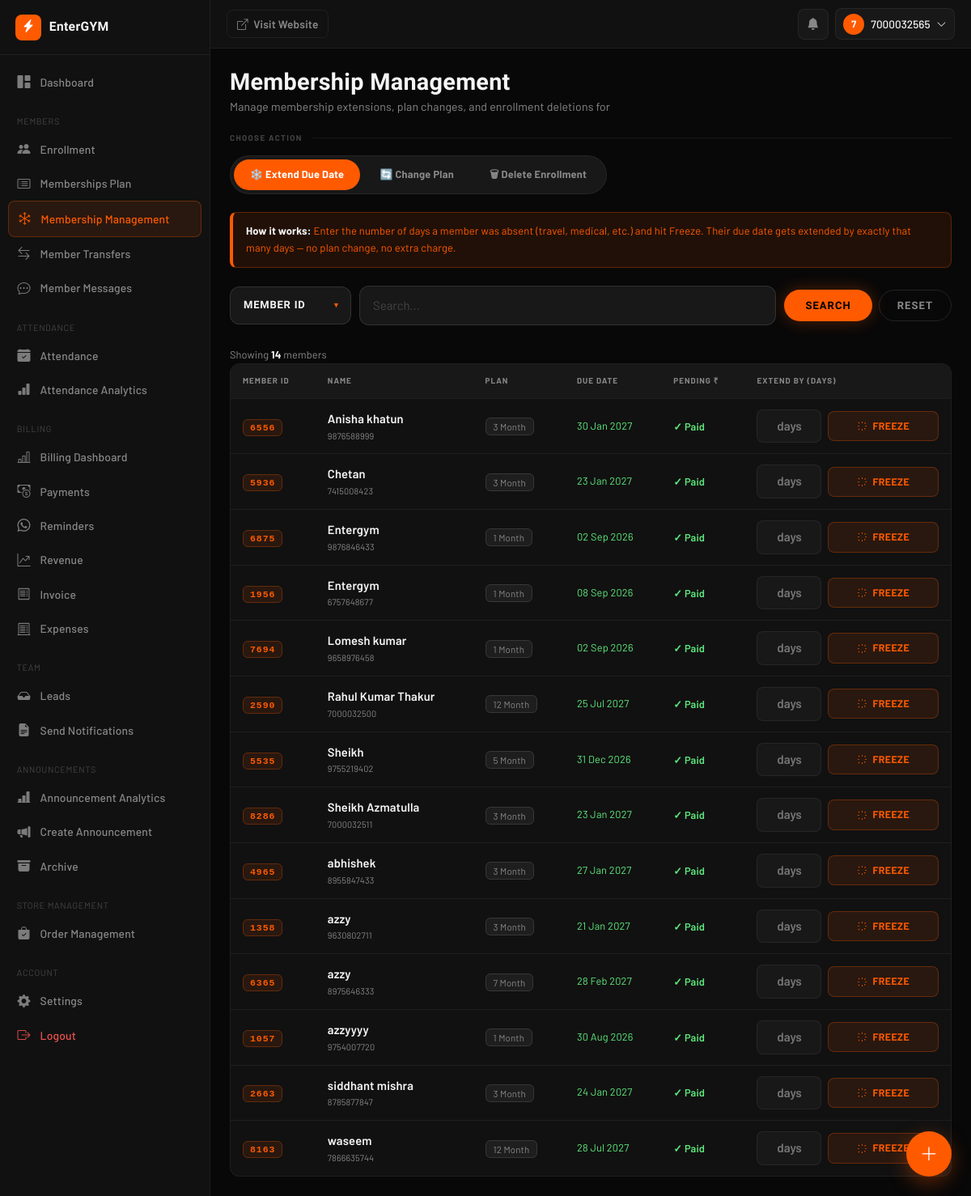
/freeze-membership/ (signed in), run on the app's committed database.
### AuthFit/models.py (models this page shows, shortened)
class Enrollment(models.Model):
    gym = models.ForeignKey(Gym, on_delete=models.CASCADE, db_index=True)
    objects = GymManager()
    GENDER_CHOICES = [('M', 'Male'), ('F', 'Female')]
    PAYMENT = [("Done", 'Done'), ("Pending", 'Pending')]
    METHOD = [('C', 'CASH'), ('U', 'UPI'), ('B', 'UPI + CASH')]
    SOURCE_CHOICES = [
        ("OWNER", "Owner"),
        ("MEMBER", "Member"),
    ]
    unique_id = models.CharField(max_length=10, editable=False, db_index=True)
    membership_start_date = models.DateField(
        default=timezone.localdate,
        help_text="Actual membership start date. Used to calculate DueDate — "
                "lets owners backdate enrollment for members who joined "
                "before EnterGYM. Distinct from `doj` (record-creation date).",
    )
    user = models.ForeignKey(
        User, on_delete=models.CASCADE, null=True, blank=True
    )
    profile_completed = models.BooleanField(default=False)
    source = models.CharField(max_length=10, choices=SOURCE_CHOICES, default="OWNER")
    fullname = models.CharField(max_length=25)
    email = models.EmailField(blank=True ,null=True)
    gender = models.CharField(max_length=1, choices=GENDER_CHOICES, blank=True ,null=True)
    phone = models.CharField(max_length=10, db_index=True)
    address = models.TextField(blank=True)
    reference = models.CharField(max_length=30, null=True, blank=True)
    selectPlan = models.ForeignKey(MembershipPlan, on_delete=models.CASCADE)
    trainer = models.ForeignKey(
        Trainer, on_delete=models.SET_NULL, null=True, blank=True
    )
    Amount = models.DecimalField(max_digits=10, decimal_places=2)
    paidAmount = models.DecimalField(default=0,max_digits=10,decimal_places=2,null=False)
    paymentDate = models.DateField(blank=True, null=True)
    paymentMethod = models.CharField(
        max_length=1, choices=METHOD, blank=True, null=True
    )
    pendingAmount = models.DecimalField(default=0,max_digits=10,decimal_places=2)
    pendingpaymentMethod = models.CharField(
        max_length=1, choices=METHOD, blank=True, null=True
    )
    pendingpaymentDate =  models.DateField(blank=True, null=True)
    paymentStatus = models.CharField(
        max_length=10, choices=PAYMENT, default="Pending"
    )
    last_expiry_notif_sent = models.DateField(null=True, blank=True)
    initial_invoice_generated = models.BooleanField(
        default=False,
        help_text="Set once the up-front payment collected during Quick Enrollment "
                "has been converted into a Payment + Invoice.",
    )
    doj = models.DateField(auto_now_add=True)
    DueDate = models.DateField(blank=True, null=True,db_index=True)
    created_at = models.DateTimeField(auto_now_add=True)
    is_active = models.BooleanField(default=True, db_index=True)
    is_deleted = models.BooleanField(default=False, db_index=True)
    deleted_at = models.DateTimeField(null=True, blank=True)
    deleted_by = models.ForeignKey(
        User, on_delete=models.SET_NULL, null=True, blank=True, related_name='+'
    )
    face_enrolled = models.BooleanField(default=False)
    face_image = CloudinaryField('image', null=True, blank=True)
    face_embeddings = models.JSONField(default=list, blank=True)
    class Meta:
        unique_together = ('gym', 'unique_id')
        indexes = [
            models.Index(fields=['gym', 'unique_id']),
            models.Index(fields=['gym', 'phone']),
            models.Index(fields=['gym', 'paymentStatus']),
        ]
        constraints = [
            models.UniqueConstraint(
                fields=['gym', 'phone'],
                condition=models.Q(user__isnull=True),
                name='unique_pending_enrollment_phone_per_gym',
            )
        ]
    @property
    def is_expired(self):
        if self.DueDate:
            return timezone.localdate() > self.DueDate
        return False
    @property
    def days_remaining(self):
        if self.DueDate:
            return (self.DueDate - timezone.localdate()).days
        return None

class MembershipPlan(models.Model):
    gym = models.ForeignKey(
        Gym,
        on_delete=models.CASCADE,
        db_index=True
    )
    plan = models.CharField(max_length=100)
    price = models.IntegerField()
    duration_days = models.IntegerField(default=30)
    show_on_home = models.BooleanField(
        default=False,
        help_text="Show this plan in the pricing section of your gym's public homepage."
    )
    objects = GymManager()

### AuthFit/views.py (the view, shortened to what this page needs)
# urls.py: path('freeze-membership/', views.freeze_membership, name='freeze_membership'),
@_gym_staff_required
def freeze_membership(request):
    gym = getattr(request, 'gym', None)
    from AuthFit.permissions import has_permission
    active_tab = request.GET.get("tab", "freeze")
    if active_tab not in ("freeze", "changeplan", "deleteenrollment"):
        active_tab = "freeze"
    freeze_query = request.GET.get("freeze_search", "").strip()
    qs = Enrollment.objects.filter(is_deleted=False).select_related("selectPlan").order_by("fullname")
    if gym:
        qs = qs.filter(gym=gym)
    if freeze_query:
        qs = qs.filter(unique_id=freeze_query)
    paginator = Paginator(qs, 20)
    page_obj  = paginator.get_page(request.GET.get("page", 1))
    can_change_plan = has_permission(request, "can_change_membership_plan")
    can_delete_enrollment = has_permission(request, "can_delete_enrollment")
    plans = []
    change_plan_rows = []
    cmp_page_obj = None
    cmp_query = ""
    del_page_obj = None
    del_query = ""
    del_status = "all"
    if can_delete_enrollment and gym:
        del_query, del_status, del_page_obj = _build_delete_enrollment_page(request, gym)
    return render(request, "freeze_membership.html", {
        "active_tab": active_tab,
        "page_obj": page_obj,
        "freeze_search_by_choices": [("id", "Member ID")],
        "freeze_search_by": "id",
        "freeze_search": freeze_query,
        "can_change_plan": can_change_plan,
        "can_delete_enrollment": can_delete_enrollment,
        "plans": plans,
        "change_plan_rows": change_plan_rows,
        "cmp_page_obj": cmp_page_obj,
        "cmp_query": cmp_query,
        "cmp_search_by_choices": [("all", "Name / Phone / ID")],
        "cmp_search_by": "all",
        "del_page_obj": del_page_obj,
        "del_query": del_query,
        "del_status": del_status,
        "del_search_by_choices": [("all", "Name / Phone / ID")],
        "del_search_by": "all",
        "del_status_choices": [
            ("all", "All"),
            ("active", "Active"),
            ("frozen", "Frozen"),
            ("expired", "Expired"),
            ("pending_signup", "Pending Signup"),
            ("duplicate", "Duplicate Candidates"),
        ],
    })

### templates/freeze_membership.html (shortened to what this page needs)
{% extends "dashboard/base.html" %}
{% block content %}
<div class="db-page-header">
  <div>
    <h1 class="db-page-title">Membership Management</h1>
    <p class="db-page-sub">Manage membership extensions, plan changes, and enrollment deletions for {{ gym.gym_name }}</p>
  </div>
</div>
{% if can_change_plan or can_delete_enrollment %}
<p class="fm-section-label">Choose Action</p>
<div class="fm-tabs" id="member-tabs" data-active-tab="{{ active_tab }}">
  <button class="fm-tab-btn {% if active_tab == 'freeze' %}active{% endif %}" data-tab="freeze">❄️ Extend Due Date</button>
  {% if can_change_plan %}
  <button class="fm-tab-btn {% if active_tab == 'changeplan' %}active{% endif %}" data-tab="changeplan">🔄 Change Plan</button>
  {% endif %}
  {% if can_delete_enrollment %}
  <button class="fm-tab-btn {% if active_tab == 'deleteenrollment' %}active{% endif %}" data-tab="deleteenrollment">🗑 Delete Enrollment</button>
  {% endif %}
</div>
{% endif %}
<div id="tab-freeze" class="fm-tab-panel {% if active_tab == 'freeze' %}active{% endif %}">
  <div class="fm-banner">
    <strong>How it works:</strong> Enter the number of days a member was absent (travel, medical, etc.) and hit Freeze. Their due date gets extended by exactly that many days — no plan change, no extra charge.
  </div>
    {% include "partials/search_form.html" with field_name="freeze_search" current_tab="freeze" search_by_choices=freeze_search_by_choices search_by=freeze_search_by search=freeze_search %}
    <span class="fm-search-info">
      Showing <strong>{{ page_obj.paginator.count }}</strong> member{{ page_obj.paginator.count|pluralize }}{% if freeze_search %} matching <strong>"{{ freeze_search }}"</strong>{% endif %}
    </span>
  {% if page_obj.object_list %}
  <div class="fm-table-wrap">
    <table>
      <thead>
        <tr>
          <th>Member ID</th>
          <th>Name</th>
          <th>Plan</th>
          <th>Due Date</th>
          <th>Pending ₹</th>
          <th>Extend By (Days)</th>
        </tr>
      </thead>
      <tbody>
        {% for row in page_obj.object_list %}
        <tr>
          <td><span class="fm-uid">{{ row.unique_id }}</span></td>
          <td>
            <div class="fm-name-cell">{{ row.fullname }}</div>
            <div class="fm-sub-text">{{ row.phone }}</div>
          </td>
          <td><span class="fm-plan-pill">{{ row.selectPlan.plan }}</span></td>
          <td>
            <div class="fm-due-date {% if row.is_expired %}expired{% elif row.days_remaining <= 5 %}expiring{% else %}ok{% endif %}">
              {{ row.DueDate|date:"d M Y" }}
            </div>
          </td>
          <td>
            {% if row.pendingAmount == 0 %}
              <span class="fm-pending-0">✓ Paid</span>
            {% else %}
              <span class="fm-pending-amt">₹{{ row.pendingAmount }}</span>
            {% endif %}
          </td>
          <td>
            <div class="fm-freeze-form">
              <input type="number" min="1" max="365" class="fm-freeze-input" id="freeze-days-{{ row.id }}"
                     name="days" placeholder="days" data-days-input/>
              <button class="fm-btn-freeze" type="button"
                data-id="{{ row.id }}" data-uid="{{ row.unique_id }}"
                data-name="{{ row.fullname }}" data-due="{{ row.DueDate|date:'d M Y' }}">
                <svg xmlns="http://www.w3.org/2000/svg" fill="none" viewBox="0 0 24 24" stroke="currentColor" stroke-width="2">
                  <path stroke-linecap="round" stroke-linejoin="round" d="M12 3v1m0 16v1M4.22 4.22l.707.707m12.728 12.728.707.707M3 12h1m16 0h1M4.22 19.78l.707-.707M18.364 5.636l.707-.707"/>
                </svg>
                Freeze
              </button>
            </div>
          </td>
        </tr>
        {% endfor %}
      </tbody>
    </table>
  </div>
  {% endif %}
</div>
{% endblock %}

### templates/dashboard/includes/_navbar.html (shortened to what this page needs)
<header class="db-navbar">
  <a href="{% url 'home' %}" class="db-visit-site-btn">
    <i class="bi bi-box-arrow-up-right"></i>
    <span class="d-none d-md-inline">Visit Website</span>
  </a>
  <div class="db-navbar-right">
    <div class="dropdown db-notif-bell">
      <button type="button" class="db-icon-btn" id="dbNotifBtn" data-bs-toggle="dropdown" aria-expanded="false" aria-label="Notifications">
        <i class="bi bi-bell-fill"></i>
      </button>
    </div>
    <div class="dropdown">
      <button type="button" class="db-user-btn" data-bs-toggle="dropdown" aria-expanded="false">
        <span class="db-avatar">{{ request.user.username|slice:":1"|upper }}</span>
        <span class="db-user-name d-none d-md-inline">{{ request.user.get_full_name|default:request.user.username }}</span>
        <i class="bi bi-chevron-down small"></i>
      </button>
    </div>
  </div>
</header>

### data on the page
Enrollment: unique_id "6556", fullname "Anisha khatun", phone "9876588999", selectPlan.plan "3 Month", DueDate "30 Jan 2027", pendingAmount "✓ Paid"
Enrollment: unique_id "5936", fullname "Chetan", phone "7415008423", selectPlan.plan "3 Month", DueDate "23 Jan 2027", pendingAmount "✓ Paid"
Enrollment: unique_id "6875", fullname "Entergym", phone "9876846433", selectPlan.plan "1 Month", DueDate "02 Sep 2026", pendingAmount "✓ Paid"
Enrollment: unique_id "1956", fullname "Entergym", phone "6757648677", selectPlan.plan "1 Month", DueDate "08 Sep 2026", pendingAmount "✓ Paid"
Enrollment: unique_id "7694", fullname "Lomesh kumar", phone "9658976458", selectPlan.plan "1 Month", DueDate "02 Sep 2026", pendingAmount "✓ Paid"
Enrollment: unique_id "2590", fullname "Rahul Kumar Thakur", phone "7000032500", selectPlan.plan "12 Month", DueDate "25 Jul 2027", pendingAmount "✓ Paid"
Enrollment: unique_id "5535", fullname "Sheikh", phone "9755219402", selectPlan.plan "5 Month", DueDate "31 Dec 2026", pendingAmount "✓ Paid"
Enrollment: unique_id "8286", fullname "Sheikh Azmatulla", phone "7000032511", selectPlan.plan "3 Month", DueDate "23 Jan 2027", pendingAmount "✓ Paid"
Enrollment: unique_id "4965", fullname "abhishek", phone "8955847433", selectPlan.plan "3 Month", DueDate "27 Jan 2027", pendingAmount "✓ Paid"
Enrollment: unique_id "1358", fullname "azzy", phone "9630802711", selectPlan.plan "3 Month", DueDate "21 Jan 2027", pendingAmount "✓ Paid"
Enrollment: unique_id "6365", fullname "azzy", phone "8975646333", selectPlan.plan "7 Month", DueDate "28 Feb 2027", pendingAmount "✓ Paid"
Enrollment: unique_id "1057", fullname "azzyyyy", phone "9754007720", selectPlan.plan "1 Month", DueDate "30 Aug 2026", pendingAmount "✓ Paid"
Enrollment: unique_id "2663", fullname "siddhant mishra", phone "8785877847", selectPlan.plan "3 Month", DueDate "24 Jan 2027", pendingAmount "✓ Paid"
Enrollment: unique_id "8163", fullname "waseem", phone "7866635744", selectPlan.plan "12 Month", DueDate "28 Jul 2027", pendingAmount "✓ Paid"

### other printed values
{{ gym.gym_name|default:"EnterGYM" }} "EnterGYM"
{{ request.user.username|slice:":1"|upper }} "7"
{{ request.user.get_full_name|default:request.user.username }} "7000032565"
{{ page_obj.paginator.count }} "14"
form field search_by "Member ID"
